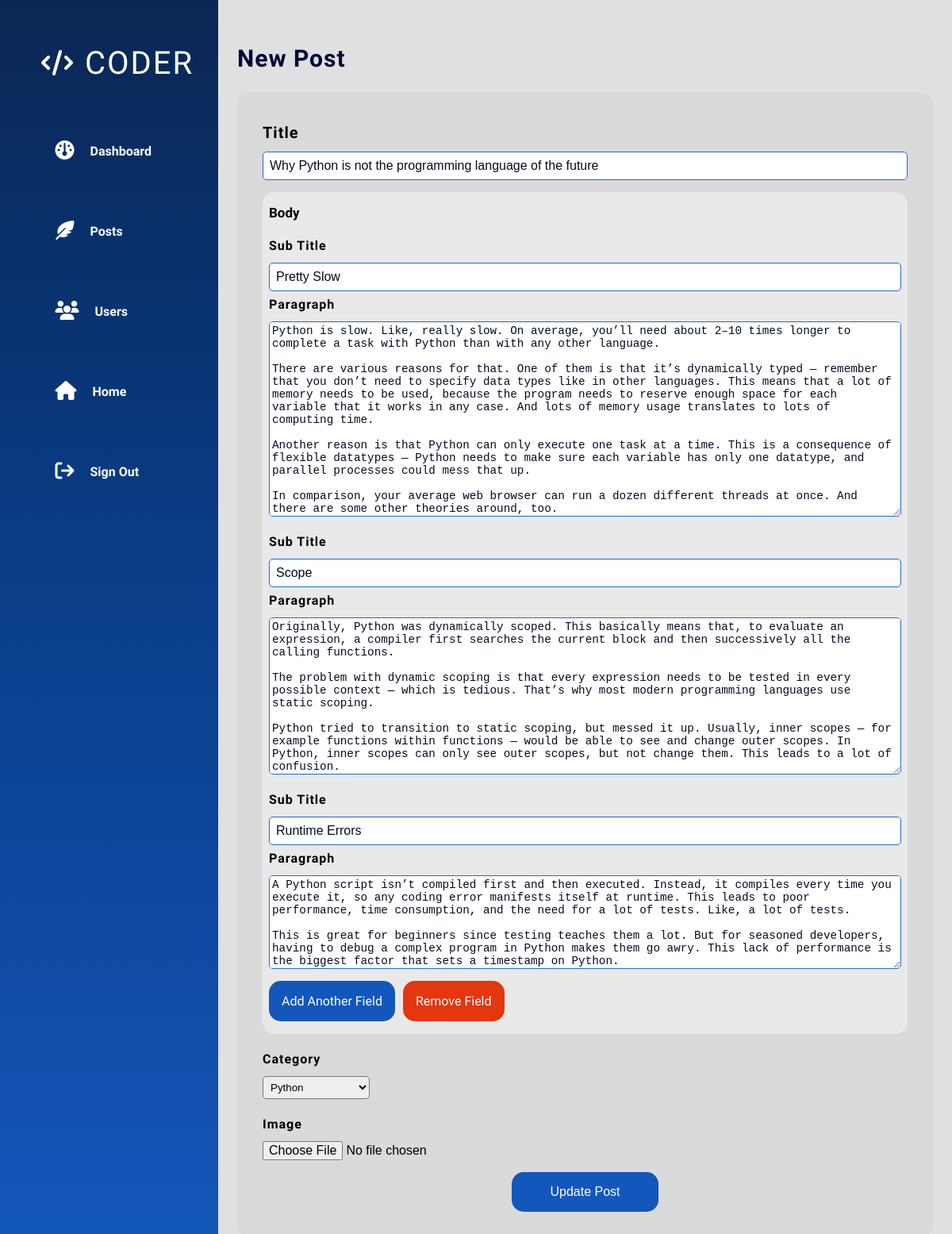
The page /admin/editpost.php?post=3 (signed in) on the database its author committed.
### tables this page shows
CREATE TABLE `posts` (
  `id` int(11) NOT NULL,
  `title` varchar(255) NOT NULL,
  `body` text NOT NULL,
  `category` varchar(255) NOT NULL DEFAULT 'general',
  `post_image` varchar(255) NOT NULL,
  `date` timestamp NOT NULL DEFAULT current_timestamp(),
  `edit_date` timestamp NOT NULL DEFAULT current_timestamp() ON UPDATE current_timestamp()
);

### admin/editpost.php (the view, shortened to what this page needs)
<?php
  require '../config/database.php';
?>
<!DOCTYPE html>
<html lang="en">
<head>
    <link rel="stylesheet" href="../styles/main.css">
    <link rel="stylesheet" href="styles/adminmain.css">
    <link rel="stylesheet" href="styles/newpost.css">
    <link rel="stylesheet" href="https://cdnjs.cloudflare.com/ajax/libs/font-awesome/6.1.1/css/all.css"
 />
</head>
<body>
    <div class="main-wrapper">
        <?php include 'inc/nav.php' ?>
        <div class="main-content">
            <?php
              if ( isset( $_GET['post'] ) ) {
                $id = $_GET['post'];
                $sql = "SELECT * FROM posts WHERE id = $id";
                $result = mysqli_query( $conn, $sql );
                $post = mysqli_fetch_assoc( $result );
                $title = $post['title'];
                $category = $post['category'];
                $body = explode( "*%^sp^%*", $post['body'] );
                $subtitles = explode( '^%seperator%^', $body[0] );
                $paragraphs = explode( '^%seperator%^', $body[1] );
              }
            ?>
            <h1 class="admin-title">New Post</h1>
            <div class="dashboard-box">
                <form class="new-post-form" action="<?=$_SERVER['PHP_SELF'] ?>" method="post"
                    enctype="multipart/form-data">
                    <div class="input-field">
                        <label class="new-post-title" for="title">Title</label>
                        <input type="text" name="title" id="title" required value="<?=$title; ?>">
                    </div>
                    <div class="body-of-post">
                        <h2 class="body-title">Body</h2>
                        <div id="body-fields-wrapper" class="body-fields-wrapper">
                            <?php foreach ( $subtitles as $key => $subtitle ): ?>
                            <div class="body-sub-title-paragraph">
                                <div class="input-field">
                                    <label>Sub Title</label>
                                    <input value="<?=$subtitle ?>" type="text" name="subtitle[]" id="title" required>
                                </div>
                                <div class="input-field">
                                    <label>Paragraph</label>
                                    <textarea name="paragraph[]"
                                        required><?=trim( str_replace( "^%break%^", "", $paragraphs[$key] ) ); ?></textarea>
                                </div>
                            </div>
                            <?php endforeach ?>
                        </div>
                        <div class="body-buttons">
                            <div id="add-another-field" class="add-more-button">Add Another Field</div>
                            <div id="remove-field" class="add-more-button remove-field">Remove Field</div>
                        </div>
                    </div>
                    <div class="input-field select-field">
                        <label for="category">Category</label>
                        <select name="category" id="category" required>
                            <option <?=$category == "python" ? 'selected' : NULL ?> value="python">Python</option>
                        </select>
                    </div>
                    <div class="input-field">
                        <label for="image">Image</label>
                        <input type="file" name="post-image" id="image">
                    </div>
                    <div class="submit-field">
                        <input name="submit" type="submit" value="Update Post">
                    </div>
                </form>
            </div>
        </div>
    </div>
</body>
</html>

### styles/main.css (style rules this page uses)
*, *::before, *::after { box-sizing: border-box; margin: 0; padding: 0; text-decoration: none; list-style-type: none; }
html, body { width: 100%; height: 100%; font-family: 'Raleway', sans-serif; }

### admin/styles/adminmain.css (style rules this page uses)
.main-wrapper { min-height: 100%; --sidebar-width: 275px; }
.main-content { min-height: 100vh; margin-left: var(--sidebar-width); width: calc(100% - var(--sidebar-width)); padding: calc(1.5em + 32px) 1.5em 1.5em 1.5em; background: #e0e0e0; z-index: 50; display: flex; flex-direction: column; gap: 25px; }
.admin-title { color: #000835; font-size: 30px; font-weight: 700; letter-spacing: 1px; }
.dashboard-box { background: #dadada; border-radius: 15px; padding: 2em; width: 100%; display: flex; flex-direction: column; gap: 25px; }

### admin/styles/newpost.css (style rules this page uses)
.new-post-form { border-radius: inherit; display: flex; flex-direction: column; gap: 15px; }
.input-field { display: flex; flex-direction: column; gap: 5px; }
.new-post-title { font-size: 20px !important; }
.input-field label { font-size: 16px; letter-spacing: 1px; font-weight: 600; margin: 7px 0; }
.input-field input { font-size: 1em; }
#title { padding: .5em; }
.input-field textarea { font-size: 1.1em; }
.input-field input:not(input[type='file']), .input-field textarea { resize: vertical; border: 1px solid #1d68da; border-radius: 5px; color: #040c21; padding: 3px; }
.body-buttons { align-self: flex-start; display: flex; gap: 10px; }
.body-buttons .add-more-button { cursor: pointer; user-select: none; align-self: flex-start; padding: 1em; border: none; outline: none; border-radius: 15px; background: #1357bc; color: #fff; transition: .3s; }
.body-buttons .remove-field { background: #e4360f; transition: .3s; }
.select-field select { align-self: flex-start; }
.submit-field { align-self: center; }
.submit-field input { border: none; outline: none; cursor: pointer; padding: 1em 3em; background-color: #1357bc; color: #fff; border-radius: 15px; font-size: 1em; transition: .3s; }
.body-of-post { border-radius: inherit; padding: 1em 0.5em; background: #e9e9e9; display: flex; flex-direction: column; gap: 15px; }
.body-fields-wrapper { display: flex; flex-direction: column; gap: 15px; }
.body-of-post .body-title { font-size: 17px; }
#category { padding: 5px; border-radius: 5px; }

### rows shown on the page
posts: title "Why Python is not the programming language of the future", body "Pretty Slow", body "Python is slow. Like, really slow. On average, you’ll need about 2–10 times longer to complete a task with Python than with any other language. There are various reasons for that. One of them is that it’s dynamically typed — remember that you don’t need to specify data types like in other languages. This means that a lot of memory needs to be used, because the program needs to reserve enough space for each variable that it works in any case. And lots of memory usage translates to lots of computing time. Another reason is that Python can only execute one task at a time. This is a consequence of flexible datatypes — Python needs to make sure each variable has only one datatype, and parallel…", body "Scope", body "Originally, Python was dynamically scoped. This basically means that, to evaluate an expression, a compiler first searches the current block and then successively all the calling functions. The problem with dynamic scoping is that every expression needs to be tested in every possible context — which is tedious. That’s why most modern programming languages use static scoping. Python tried to transition to static scoping, but messed it up. Usually, inner scopes — for example functions within functions — would be able to see and change outer scopes. In Python, inner scopes can only see outer scopes, but not change them. This leads to a lot of confusion.", body "Runtime Errors", body "A Python script isn’t compiled first and then executed. Instead, it compiles every time you execute it, so any coding error manifests itself at runtime. This leads to poor performance, time consumption, and the need for a lot of tests. Like, a lot of tests. This is great for beginners since testing teaches them a lot. But for seasoned developers, having to debug a complex program in Python makes them go awry. This lack of performance is the biggest factor that sets a timestamp on Python.", category "Python"
